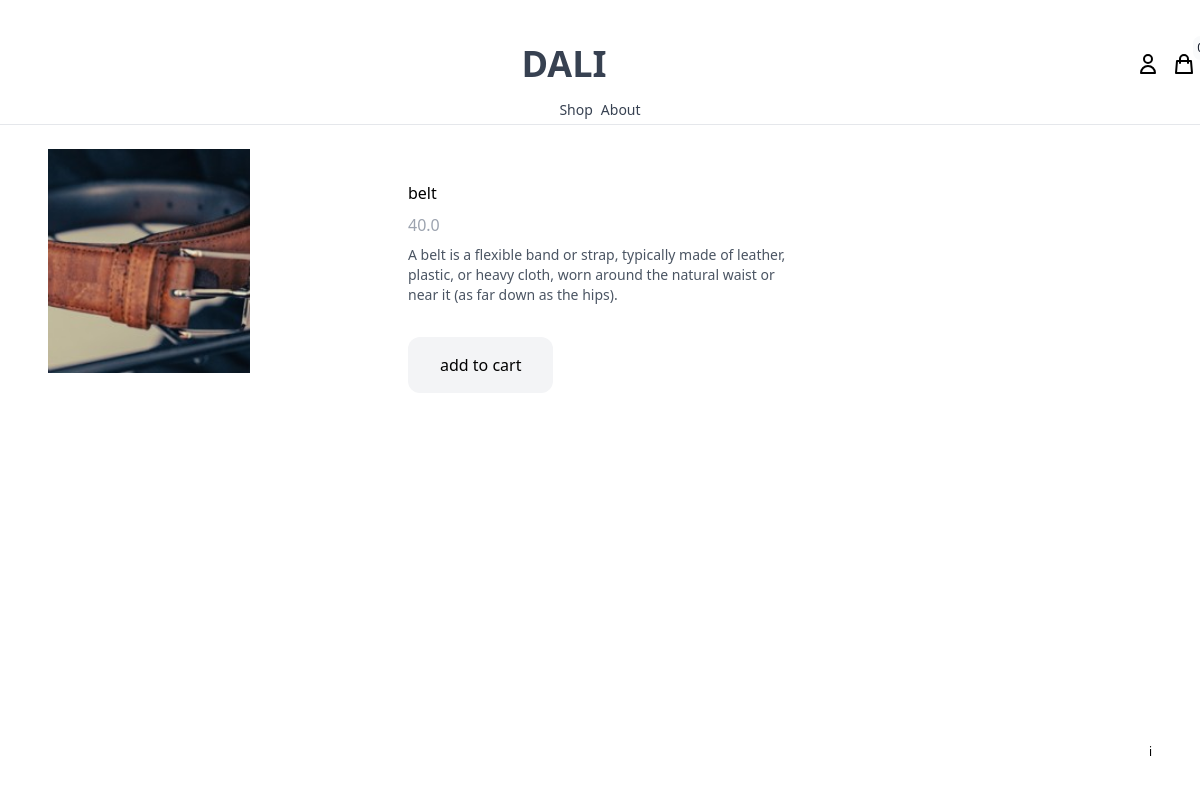
Before: /shop/belt/ with the older database file.
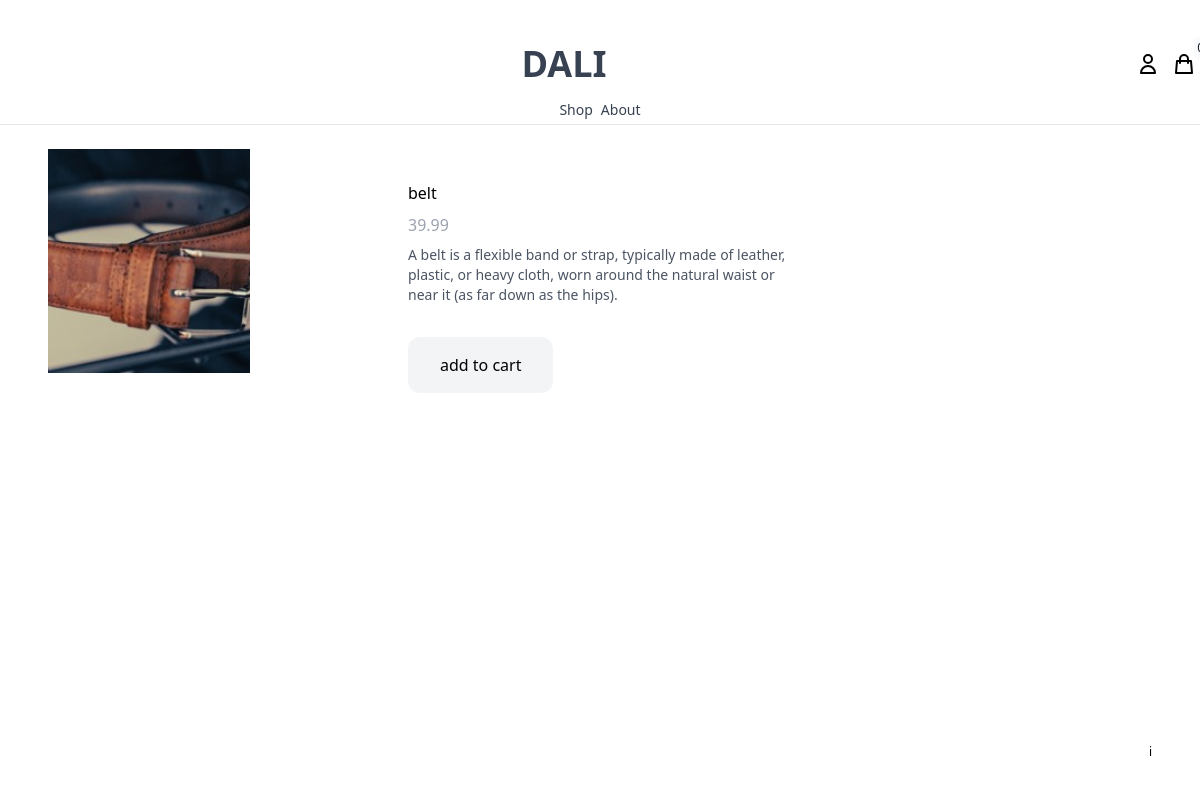
After: the same page with the newer database file.
### product/models.py (models this page shows, shortened)
class Product(models.Model):
    category = models.ForeignKey(Category, related_name='products', on_delete=models.CASCADE) #on delete cascade is used to delete the category if the product is deleted
    name = models.CharField(max_length=255)
    slug = models.SlugField()
    description = models.TextField(blank=True, null=True)                        #description
    price = models.IntegerField()                                                #price in cents
    created_at = models.DateTimeField(auto_now_add=True)                         #when created , automatically createated
    image = models.ImageField(upload_to='uploads/', blank=True, null=True)       #upload_to - img saving folder
    thumbnail = models.ImageField(upload_to='uploads/', blank=True, null=True)   #upload_to - img saving folder
    class Meta:
        ordering = ('-created_at',)                                             #to see creation date
    def get_display_price(self):
        return self.price / 100                                                 # to see price in  $ converted from cents

### product/views.py (the view)
# urls.py: path('shop/<slug:slug>/', product, name='product'),                                          #<slug:slug> is the slug of the product to be loaded after clicking on the product / dinamic url
def product(request, slug):
    product = get_object_or_404(Product, slug=slug)                         #get the product from the database
    return render(request, 'product/product.html', {'product': product})    #pass the product to the product page

### cart/cart.py (called while the page is built)
    def __len__(self):                                                  #get the length of the cart, how many items are in the cart
        return sum(item['quantity'] for item in self.cart.values())     #return the number of items in the cart

### cart/context_processors.py (called while the page is built)
def cart(request):
    cart = Cart(request)
    return {'cart': cart}   #pass the cart to the template

### product/templates/product/product.html (shortened to what this page needs)
{% extends "core/base.html"%}
{%block content%}
<div class="max-w-6xl mx-auto flex flex-wrap py-6 px-6 xl:px-0 ">
  <div class="images object-cover w-full mb-6 lg:mb-0 lg:w-3/5">
    <img
      class="h-56 w-full object-cover"
      src="{% if product.image %}{{product.image.url}}{% else %}http://via.placeholder.com/240x240x.jpg{% endif %}">
  </div>
  <div class="information w-full lg:w-2/5 lg:p-6">
    <h4 class="text-2 my-2">{{product.name}}</h4>
    <p class="text-gray-400 my-2">{{product.get_display_price}}</p>
    {% if product.description %}
    <p class="text-sm text-gray-600 my-2">{{product.description}}</p>
    {% endif %}
    <a
      href="#"
      class="mt-6 inline-block px-8 py-4 rounded-xl bg-gray-100 text-black hover:bg-yellow-100"
      hx-get="{% url 'add_to_cart' product.id %}"
      hx-target="#menu-cart-button"
      hx-swap="outerHTML"
    >
      add to cart
    </a>
  </div>
</div>
{%endblock%}

Changed rows visible on the page:
changed Product "belt": get_display_price "40.0" → "39.99"
